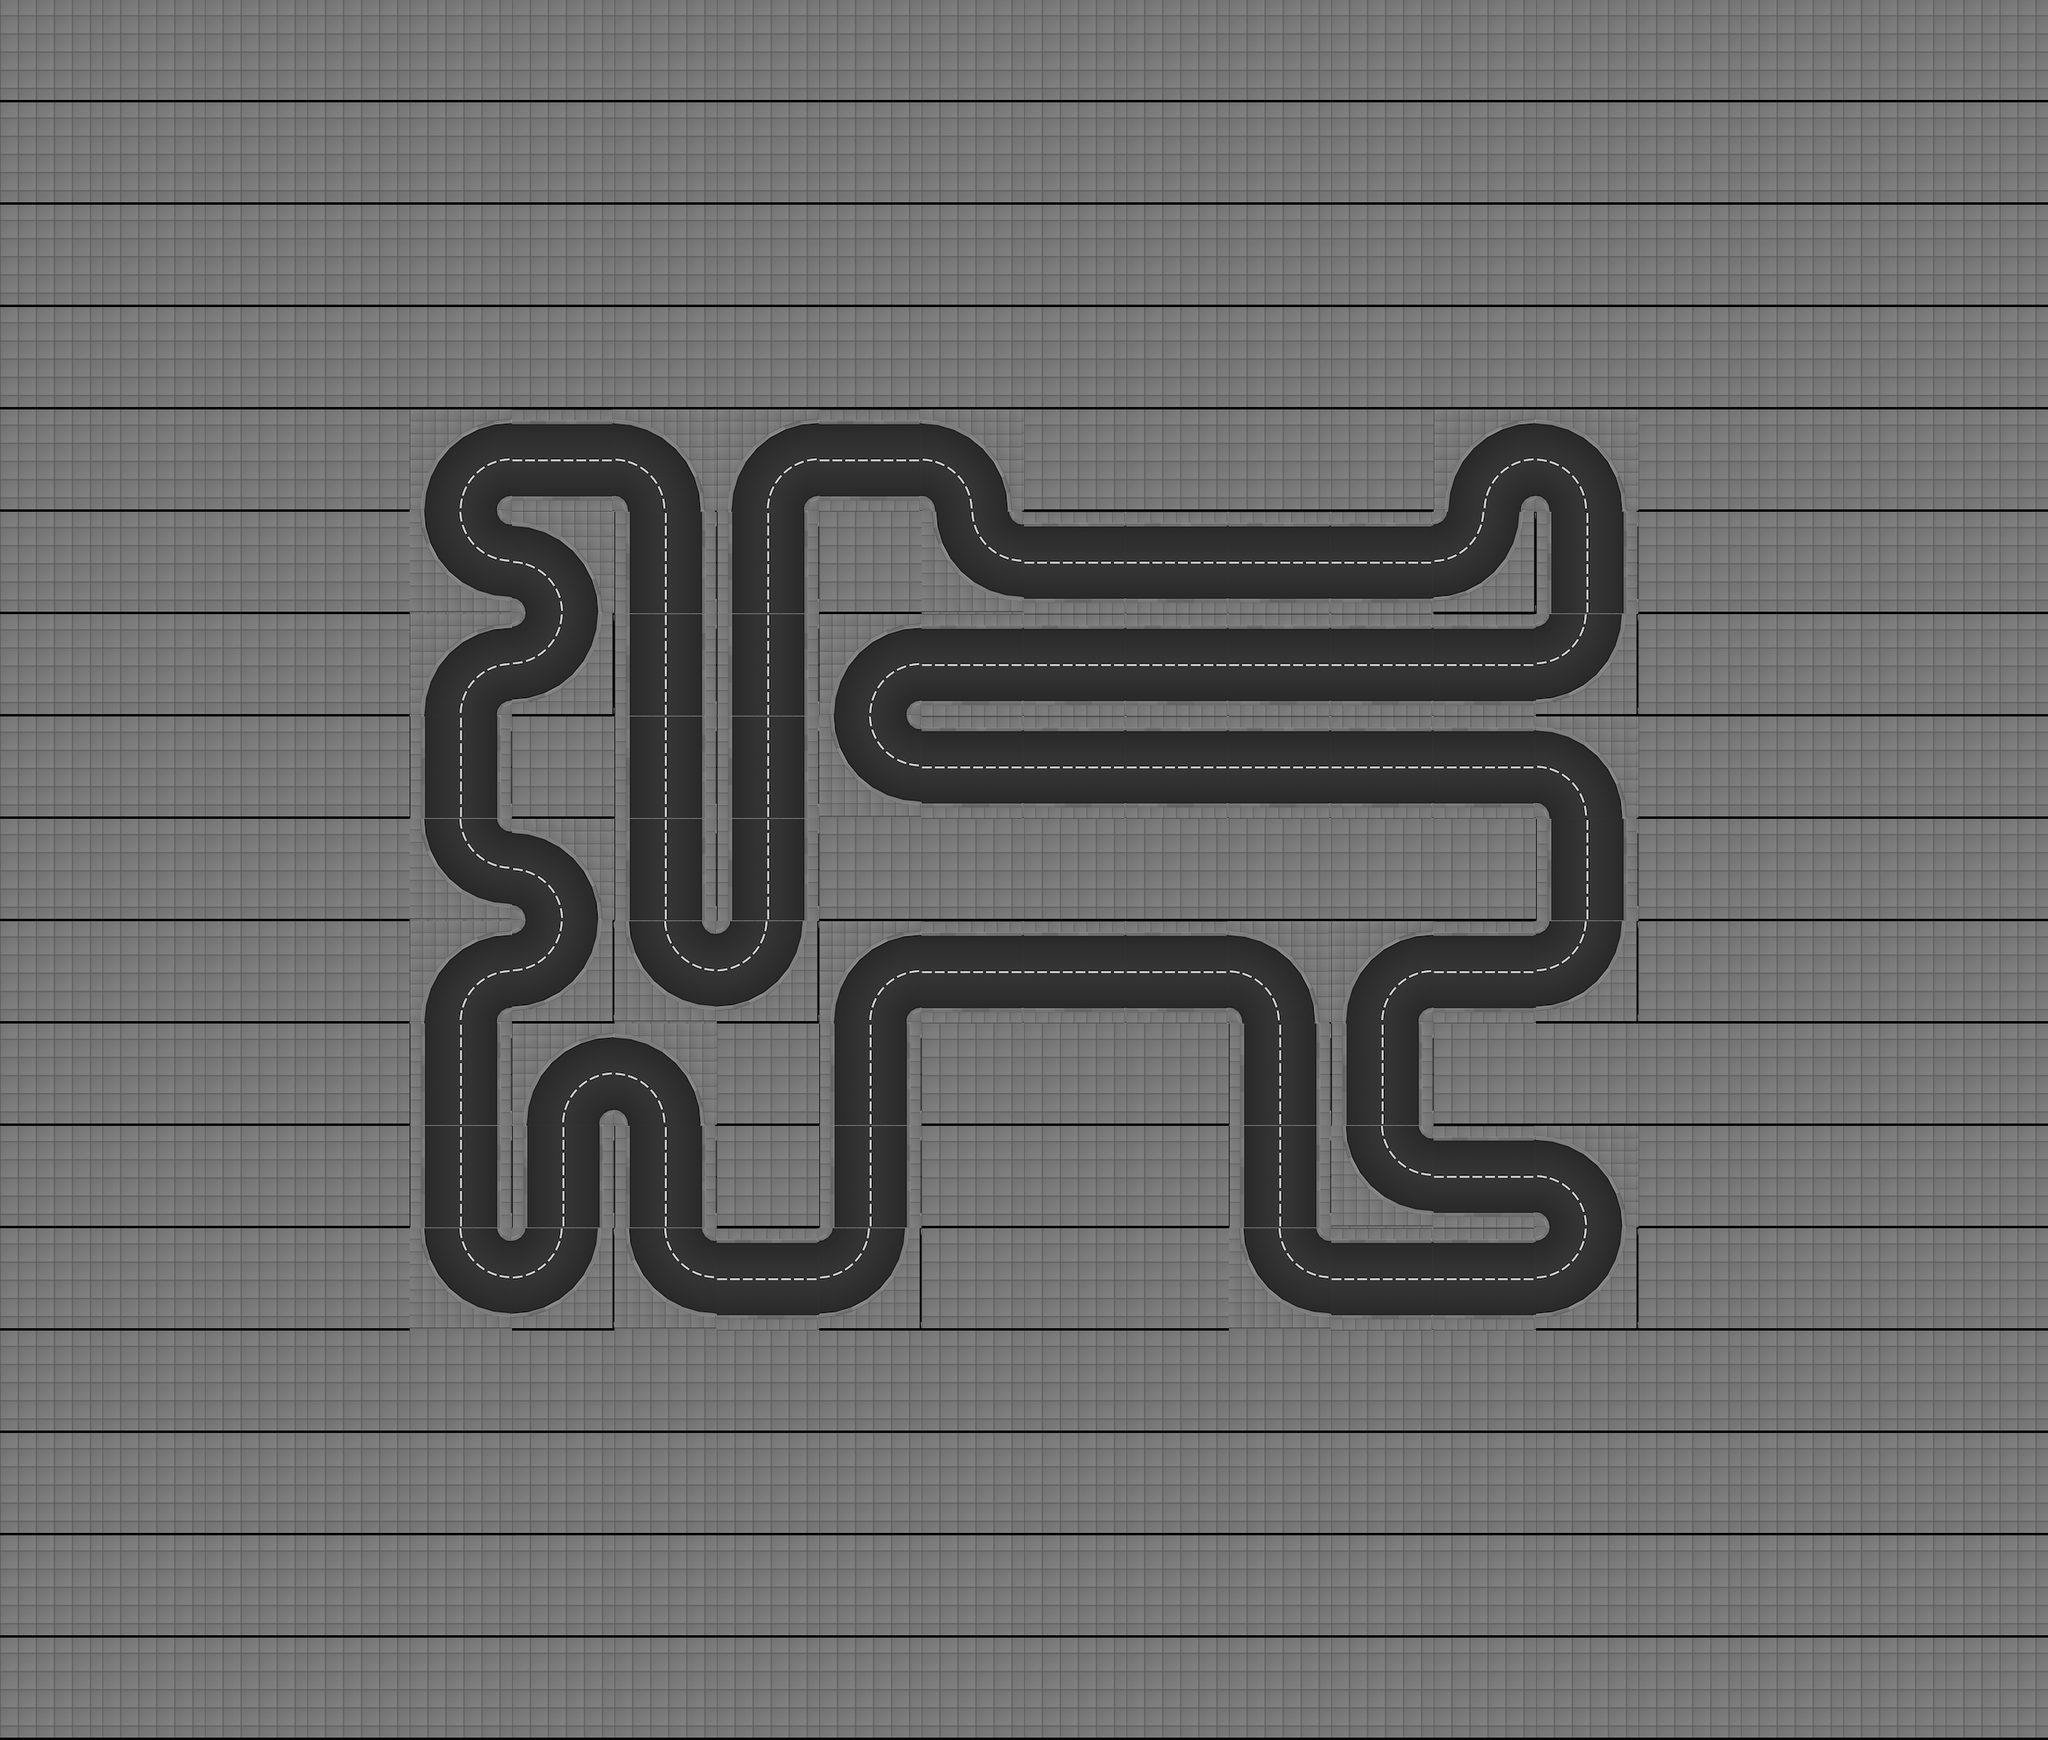

This is a level from a 2D game, rendered from its Tiled map with the project's own tilesets. A one-line summary and the map file follow, with tile-layer data summarised:
An orthogonal 20x17 tile map with 128x128 px tiles, 1 tile layer (track), 2 tilesets and 381 objects (14x appartment_roof_01, 8x office_01_ground_floor, 8x office_01_floor, 8x office_03_ground_floor, 8x office_03_floor, ...).

<map height="17" infinite="0" nextlayerid="1" nextobjectid="1" orientation="orthogonal" renderorder="right-down" tiledversion="1.2.2" tileheight="128" tilewidth="128" version="1.2" width="20"><tileset firstgid="1" source="../../gbResources/set_tiles.tsx" /><tileset firstgid="134" source="../../gbResources/set_objects.tsx" /><layer height="17" id="1" name="track" width="20"><data>[340 cells, 340 non-empty, 7 distinct tile ids]</data></layer><objectgroup id="1" name="walls"><object id="1" x="512" y="640"><polyline points="16,0 32,-64 64,-96 128,-112" /></object><object id="2" x="512" y="640"><polyline points="112,0 114,-8 120,-14 128,-16" /></object><object id="3" x="512" y="768"><polyline points="16,-128 32,-64 64,-32 128,-16" /></object><object id="4" x="512" y="768"><polyline points="112,-128 114,-120 120,-114 128,-112" /></object><object id="5" x="512" y="896"><polyline points="16,0 32,-64 64,-96 128,-112" /></object><object id="6" x="512" y="896"><polyline points="112,0 114,-8 120,-14 128,-16" /></object><object id="7" x="512" y="960.0"><polyline points="16,-64 16,64" /></object><object id="8" x="512" y="960.0"><polyline points="112,-64 112,64" /></object><object id="9" x="512" y="1152"><polyline points="16,-128 32,-64 64,-32 128,-16" /></object><object id="10" x="512" y="1152"><polyline points="112,-128 114,-120 120,-114 128,-112" /></object><object id="11" x="512" y="1280"><polyline points="16,0 32,-64 64,-96 128,-112" /></object><object id="12" x="512" y="1280"><polyline points="112,0 114,-8 120,-14 128,-16" /></object><object id="13" x="512" y="1344.0"><polyline points="16,-64 16,64" /></object><object id="14" x="512" y="1344.0"><polyline points="112,-64 112,64" /></object><object id="15" x="512" y="1472.0"><polyline points="16,-64 16,64" /></object><object id="16" x="512" y="1472.0"><polyline points="112,-64 112,64" /></object><object id="17" x="512" y="1664"><polyline points="16,-128 32,-64 64,-32 128,-16" /></object><object id="18" x="512" y="1664"><polyline points="112,-128 114,-120 120,-114 128,-112" /></object><object id="19" x="640" y="592.0"><polyline points="0,-64 128,-64" /></object><object id="20" x="640" y="560.0"><polyline points="0,64 128,64" /></object><object id="21" x="640" y="768"><polyline points="0,-112 64,-96 96,-64 112,0" /></object><object id="22" x="640" y="768"><polyline points="0,-16 8,-14 14,-8 16,0" /></object><object id="23" x="640" y="896"><polyline points="112,-128 96,-64 64,-32 0,-16" /></object><object id="24" x="640" y="896"><polyline points="16,-128 14,-120 8,-114 0,-112" /></object><object id="25" x="640" y="1152"><polyline points="0,-112 64,-96 96,-64 112,0" /></object><object id="26" x="640" y="1152"><polyline points="0,-16 8,-14 14,-8 16,0" /></object><object id="27" x="640" y="1280"><polyline points="112,-128 96,-64 64,-32 0,-16" /></object><object id="28" x="640" y="1280"><polyline points="16,-128 14,-120 8,-114 0,-112" /></object><object id="29" x="640" y="1408"><polyline points="16,0 32,-64 64,-96 128,-112" /></object><object id="30" x="640" y="1408"><polyline points="112,0 114,-8 120,-14 128,-16" /></object><object id="31" x="640" y="1472.0"><polyline points="16,-64 16,64" /></object><object id="32" x="640" y="1472.0"><polyline points="112,-64 112,64" /></object><object id="33" x="640" y="1664"><polyline points="112,-128 96,-64 64,-32 0,-16" /></object><object id="34" x="640" y="1664"><polyline points="16,-128 14,-120 8,-114 0,-112" /></object><object id="35" x="768" y="640"><polyline points="0,-112 64,-96 96,-64 112,0" /></object><object id="36" x="768" y="640"><polyline points="0,-16 8,-14 14,-8 16,0" /></object><object id="37" x="768" y="704.0"><polyline points="16,-64 16,64" /></object><object id="38" x="768" y="704.0"><polyline points="112,-64 112,64" /></object><object id="39" x="768" y="832.0"><polyline points="16,-64 16,64" /></object><object id="40" x="768" y="832.0"><polyline points="112,-64 112,64" /></object><object id="41" x="768" y="960.0"><polyline points="16,-64 16,64" /></object><object id="42" x="768" y="960.0"><polyline points="112,-64 112,64" /></object><object id="43" x="768" y="1088.0"><polyline points="16,-64 16,64" /></object><object id="44" x="768" y="1088.0"><polyline points="112,-64 112,64" /></object><object id="45" x="768" y="1280"><polyline points="16,-128 32,-64 64,-32 128,-16" /></object><object id="46" x="768" y="1280"><polyline points="112,-128 114,-120 120,-114 128,-112" /></object><object id="47" x="768" y="1408"><polyline points="0,-112 64,-96 96,-64 112,0" /></object><object id="48" x="768" y="1408"><polyline points="0,-16 8,-14 14,-8 16,0" /></object><object id="49" x="768" y="1472.0"><polyline points="16,-64 16,64" /></object><object id="50" x="768" y="1472.0"><polyline points="112,-64 112,64" /></object><object id="51" x="768" y="1664"><polyline points="16,-128 32,-64 64,-32 128,-16" /></object><object id="52" x="768" y="1664"><polyline points="112,-128 114,-120 120,-114 128,-112" /></object><object id="53" x="896" y="640"><polyline points="16,0 32,-64 64,-96 128,-112" /></object><object id="54" x="896" y="640"><polyline points="112,0 114,-8 120,-14 128,-16" /></object><object id="55" x="896" y="704.0"><polyline points="16,-64 16,64" /></object><object id="56" x="896" y="704.0"><polyline points="112,-64 112,64" /></object><object id="57" x="896" y="832.0"><polyline points="16,-64 16,64" /></object><object id="58" x="896" y="832.0"><polyline points="112,-64 112,64" /></object><object id="59" x="896" y="960.0"><polyline points="16,-64 16,64" /></object><object id="60" x="896" y="960.0"><polyline points="112,-64 112,64" /></object><object id="61" x="896" y="1088.0"><polyline points="16,-64 16,64" /></object><object id="62" x="896" y="1088.0"><polyline points="112,-64 112,64" /></object><object id="63" x="896" y="1280"><polyline points="112,-128 96,-64 64,-32 0,-16" /></object><object id="64" x="896" y="1280"><polyline points="16,-128 14,-120 8,-114 0,-112" /></object><object id="65" x="896" y="1616.0"><polyline points="0,-64 128,-64" /></object><object id="66" x="896" y="1584.0"><polyline points="0,64 128,64" /></object><object id="67" x="1024" y="592.0"><polyline points="0,-64 128,-64" /></object><object id="68" x="1024" y="560.0"><polyline points="0,64 128,64" /></object><object id="69" x="1024" y="896"><polyline points="16,0 32,-64 64,-96 128,-112" /></object><object id="70" x="1024" y="896"><polyline points="112,0 114,-8 120,-14 128,-16" /></object><object id="71" x="1024" y="1024"><polyline points="16,-128 32,-64 64,-32 128,-16" /></object><object id="72" x="1024" y="1024"><polyline points="112,-128 114,-120 120,-114 128,-112" /></object><object id="73" x="1024" y="1280"><polyline points="16,0 32,-64 64,-96 128,-112" /></object><object id="74" x="1024" y="1280"><polyline points="112,0 114,-8 120,-14 128,-16" /></object><object id="75" x="1024" y="1344.0"><polyline points="16,-64 16,64" /></object><object id="76" x="1024" y="1344.0"><polyline points="112,-64 112,64" /></object><object id="77" x="1024" y="1472.0"><polyline points="16,-64 16,64" /></object><object id="78" x="1024" y="1472.0"><polyline points="112,-64 112,64" /></object><object id="79" x="1024" y="1664"><polyline points="112,-128 96,-64 64,-32 0,-16" /></object><object id="80" x="1024" y="1664"><polyline points="16,-128 14,-120 8,-114 0,-112" /></object></objectgroup><objectgroup id="2" name="route"><!-- 1 objects omitted --></objectgroup><objectgroup id="3" name="lights"><!-- 82 objects omitted --></objectgroup><objectgroup id="4" name="slow_motion_triggers"><!-- 36 objects omitted --></objectgroup><objectgroup id="5" name="speed_up_triggers"><!-- 6 objects omitted --></objectgroup><objectgroup id="6" name="buildings"><!-- 88 objects omitted --></objectgroup><objectgroup id="7" name="spawners"><!-- 4 objects omitted --></objectgroup></map>
<!-- 301 of 381 objects omitted -->
